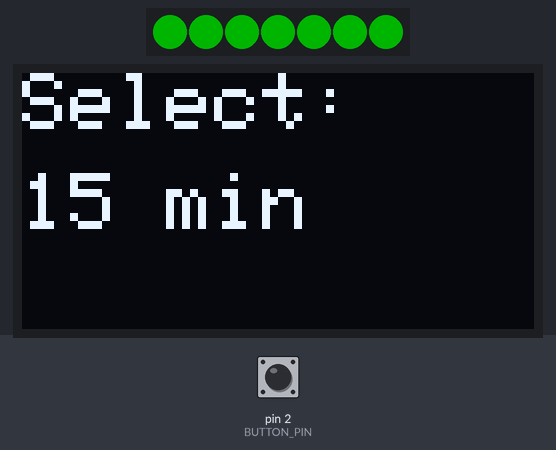
The sketch below on a simulated Arduino Uno, built with avr-gcc and run on an emulated ATmega328P. Parts: 7 RGB LEDs in strip order, left to right, 128×64 one-colour display. The test bench sets the inputs (shaded band); at power-on: pin 2 (BUTTON_PIN) HIGH. Dim RGB values are drawn brighter than linear; EEPROM starts erased.

Above: at 1.2 s.
1.3 s: pin 2 (BUTTON_PIN) pulled LOW for 3.2 s
At 4.98 s:
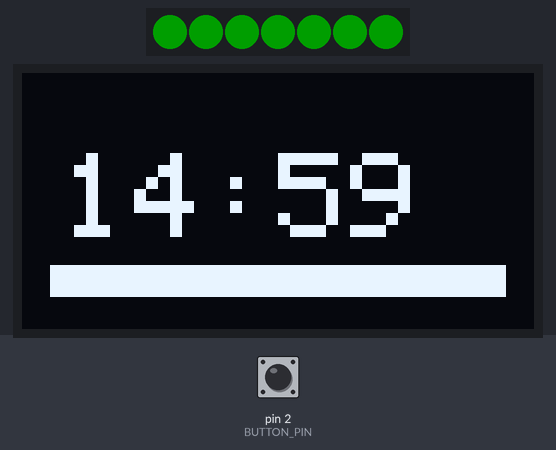
5.1 s: pin 2 (BUTTON_PIN) pulled LOW for 0.15 s
5.8 s: pin 2 (BUTTON_PIN) pulled LOW for 3.2 s
At 10.3 s:
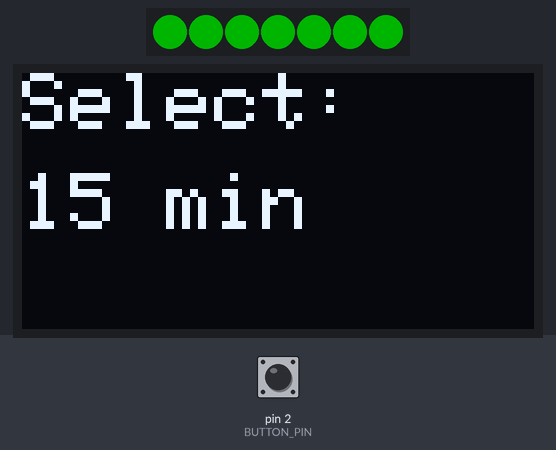
10.6 s: pin 2 (BUTTON_PIN) pulled LOW for 1 s
At 13.0 s:
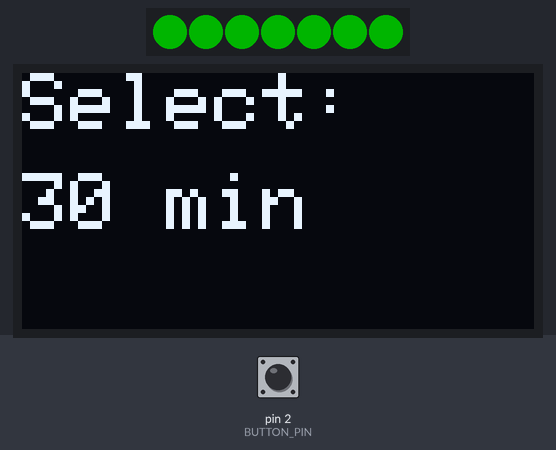
Timing chart, 0 to 14.5 s (numbered marks = the images above; inputs shaded):
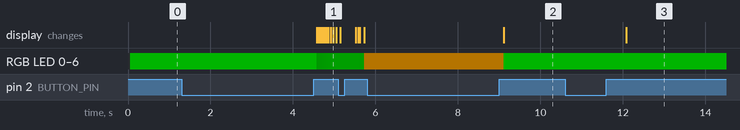

Measured:
- after the input at 1.3 s, the display: first changes after 3.3 s (image 1 shows a later state)
- after the input at 5.8 s, RGB LED 0–6: RGB(64, 41, 0) → RGB(0, 64, 0) after 3.3 s; the display: changes after 3.3 s (image 2)
- after the input at 10.6 s, the display: changes after 1.5 s (image 3)

The sketch:

pomodoro-timer.ino
```cpp
#include <Adafruit_NeoPixel.h>
#include <Adafruit_GFX.h>
#include <Adafruit_SSD1306.h>
#include <Wire.h>
#include <EEPROM.h>
#include <math.h>

#define PIN       6
#define NUMPIXELS 7
Adafruit_NeoPixel pixels(NUMPIXELS, PIN, NEO_GRB + NEO_KHZ800);

#define SCREEN_WIDTH 128
#define SCREEN_HEIGHT 64
#define OLED_RESET -1
Adafruit_SSD1306 display(SCREEN_WIDTH, SCREEN_HEIGHT, &Wire, OLED_RESET);

#define BUTTON_PIN 2
#define HOLD_TIME         3000UL
#define DOUBLE_TAP_WINDOW  400UL
#define DEBOUNCE_DELAY      50UL
#define EEPROM_PRESET_ADDR    0

// --- Button state ---
bool rawLastReading   = HIGH;
unsigned long debounceTimer = 0;
bool debouncedState   = HIGH;
bool lastDebouncedState = HIGH;
unsigned long buttonPressTime = 0;
unsigned long lastReleaseTime = 0;
int  tapCount = 0;
bool waitingForDoubleTap = false;

// --- Presets ---
const int presets[]  = {15, 30, 45, 50, 60, 90};
const int numPresets = sizeof(presets) / sizeof(presets[0]);
int currentPreset = 0;

// --- Timer state ---
enum State { MENU, RUNNING, PAUSED, BREAK, DONE };
State state = MENU;

unsigned long totalTime      = 0;
unsigned long startTime      = 0;
unsigned long pausedRemaining = 0;

const unsigned long BREAK_DURATION = 5UL * 60UL * 1000UL;

// --- Display ---
int lastDisplayedSecond = -1;

// --- Breathing effect ---
float breathPhase = 0.0f;
unsigned long lastBreathUpdate = 0;

// --- Done flash ---
unsigned long lastFlashTime = 0;
bool flashOn = false;

// ------------------------------------------------------------------ helpers

void setAllColor(uint8_t r, uint8_t g, uint8_t b) {
  for (int i = 0; i < NUMPIXELS; i++)
    pixels.setPixelColor(i, pixels.Color(r, g, b));
  pixels.show();
}

// Progress ring with optional breathing brightness.
// fraction: 1.0 = full time left, 0.0 = time up
void updateProgressRing(float fraction, uint8_t r, uint8_t g, uint8_t b, bool breathe) {
  unsigned long now = millis();
  uint8_t bright;

  if (breathe) {
    breathPhase += 0.002f * (float)(now - lastBreathUpdate);
    if (breathPhase > 2.0f * PI) breathPhase -= 2.0f * PI;
    float bf = 0.5f + 0.5f * sinf(breathPhase);
    bright = (uint8_t)(40 + 90 * bf); // 40-130
  } else {
    bright = 255;
  }
  lastBreathUpdate = now;

  int litLEDs = (int)ceilf(fraction * NUMPIXELS);
  litLEDs = constrain(litLEDs, 0, NUMPIXELS);

  for (int i = 0; i < NUMPIXELS; i++) {
    if (i < litLEDs)
      pixels.setPixelColor(i, pixels.Color(
        (uint8_t)(r * bright / 255),
        (uint8_t)(g * bright / 255),
        (uint8_t)(b * bright / 255)));
    else
      pixels.setPixelColor(i, 0);
  }
  pixels.show();
}

void doneAnimation() {
  // Chase pattern
  for (int rep = 0; rep < 3; rep++) {
    for (int i = 0; i < NUMPIXELS; i++) {
      setAllColor(0, 0, 0);
      pixels.setPixelColor(i, pixels.Color(255, 0, 0));
      pixels.show();
      delay(60);
    }
  }
  // Flash
  for (int f = 0; f < 4; f++) {
    setAllColor(255, 0, 0);
    delay(150);
    setAllColor(0, 0, 0);
    delay(150);
  }
}

// ------------------------------------------------------------------ display

void showMenu() {
  display.clearDisplay();
  display.setTextColor(SSD1306_WHITE);

  display.setTextSize(2);
  display.setCursor(0, 0);
  display.println("Select:");

  display.setTextSize(2);
  display.setCursor(0, 25);
  display.print(presets[currentPreset]);
  display.println(" min");

  display.display();
}

// remaining in ms, total in ms
void showTime(unsigned long remaining, unsigned long total, bool paused) {
  int secs = (int)(remaining / 1000);
  int minutes = secs / 60;
  int seconds = secs % 60;

  if (seconds == lastDisplayedSecond && !paused) return;
  lastDisplayedSecond = seconds;

  display.clearDisplay();
  display.setTextColor(SSD1306_WHITE);

  // Countdown — large
  display.setTextSize(3);
  display.setCursor(10, 20);
  if (minutes < 10) display.print("0");
  display.print(minutes);
  display.print(":");
  if (seconds < 10) display.print("0");
  display.print(seconds);

  // Progress bar
  float fraction = (total > 0) ? (float)remaining / (float)total : 0.0f;
  int barWidth = (int)(114.0f * fraction);
  display.drawRect(7, 48, 114, 8, SSD1306_WHITE);
  if (barWidth > 0)
    display.fillRect(7, 48, barWidth, 8, SSD1306_WHITE);

  if (paused) {
    display.setTextSize(1);
    display.setCursor(43, 57);
    display.print("PAUSED");
  }

  display.display();
}

void showDone() {
  display.clearDisplay();
  display.setTextColor(SSD1306_WHITE);
  display.setTextSize(3);
  display.setCursor(16, 20);
  display.println("DONE");
  display.display();
}

void showBreak(unsigned long remaining) {
  int secs = (int)(remaining / 1000);
  int minutes = secs / 60;
  int seconds = secs % 60;

  if (seconds == lastDisplayedSecond) return;
  lastDisplayedSecond = seconds;

  display.clearDisplay();
  display.setTextColor(SSD1306_WHITE);

  display.setTextSize(2);
  display.setCursor(18, 0);
  display.println("BREAK!");

  display.setTextSize(2);
  display.setCursor(25, 22);
  if (minutes < 10) display.print("0");
  display.print(minutes);
  display.print(":");
  if (seconds < 10) display.print("0");
  display.print(seconds);

  float fraction = (float)remaining / (float)BREAK_DURATION;
  int barWidth = (int)(114.0f * fraction);
  display.drawRect(7, 48, 114, 8, SSD1306_WHITE);
  if (barWidth > 0)
    display.fillRect(7, 48, barWidth, 8, SSD1306_WHITE);

  display.display();
}

// ------------------------------------------------------------------ actions

void startTimer() {
  totalTime       = (unsigned long)presets[currentPreset] * 60UL * 1000UL;
  startTime       = millis();
  pausedRemaining = 0;
  lastDisplayedSecond = -1;
  breathPhase     = 0.0f;
  lastBreathUpdate = millis();
  state = RUNNING;
}

void startBreak() {
  totalTime       = BREAK_DURATION;
  startTime       = millis();
  pausedRemaining = 0;
  lastDisplayedSecond = -1;
  breathPhase     = 0.0f;
  lastBreathUpdate = millis();
  state = BREAK;
}

void returnToMenu() {
  state = MENU;
  setAllColor(0, 255, 0);
  showMenu();
}

// ------------------------------------------------------------------ setup / loop

void setup() {
  pinMode(BUTTON_PIN, INPUT_PULLUP);

  pixels.begin();
  pixels.setBrightness(64);
  setAllColor(0, 255, 0);

  if (!display.begin(SSD1306_SWITCHCAPVCC, 0x3C)) for (;;);

  uint8_t saved = EEPROM.read(EEPROM_PRESET_ADDR);
  if (saved < numPresets) currentPreset = saved;

  lastBreathUpdate = millis();
  showMenu();
}

void loop() {
  unsigned long now = millis();
  bool rawReading = digitalRead(BUTTON_PIN);

  // --- Debounce ---
  if (rawReading != rawLastReading) {
    debounceTimer = now;
    rawLastReading = rawReading;
  }
  if ((now - debounceTimer) >= DEBOUNCE_DELAY) {
    debouncedState = rawReading;
  }

  // --- Button edge detection on debounced signal ---
  if (lastDebouncedState == HIGH && debouncedState == LOW) {
    buttonPressTime = now;
  }

  if (lastDebouncedState == LOW && debouncedState == HIGH) {
    unsigned long pressDuration = now - buttonPressTime;

    if (pressDuration >= HOLD_TIME) {
      if (state == MENU) {
        startTimer();
      } else {
        returnToMenu();
      }
      tapCount = 0;
      waitingForDoubleTap = false;
    } else {
      tapCount++;
      lastReleaseTime = now;
      waitingForDoubleTap = true;
    }
  }

  lastDebouncedState = debouncedState;

  // --- Resolve taps after double-tap window ---
  if (waitingForDoubleTap && (now - lastReleaseTime) > DOUBLE_TAP_WINDOW) {
    if (tapCount == 1) {
      if (state == MENU) {
        // Forward through presets
        currentPreset = (currentPreset + 1) % numPresets;
        EEPROM.update(EEPROM_PRESET_ADDR, currentPreset);
        showMenu();
      } else if (state == RUNNING) {
        // Pause
        pausedRemaining = totalTime - (now - startTime);
        lastDisplayedSecond = -1;
        state = PAUSED;
        setAllColor(255, 165, 0);
      } else if (state == PAUSED) {
        // Resume
        startTime = now - (totalTime - pausedRemaining);
        lastDisplayedSecond = -1;
        state = RUNNING;
      } else if (state == DONE) {
        startBreak();
      } else if (state == BREAK) {
        // Skip break
        returnToMenu();
      }
    } else if (tapCount >= 2) {
      if (state == MENU) {
        // Double-tap goes backwards through presets
        currentPreset = (currentPreset + numPresets - 1) % numPresets;
        EEPROM.update(EEPROM_PRESET_ADDR, currentPreset);
        showMenu();
      }
    }
    tapCount = 0;
    waitingForDoubleTap = false;
  }

  // --- State machine ---
  if (state == RUNNING) {
    unsigned long elapsed   = now - startTime;
    unsigned long remaining = (elapsed < totalTime) ? (totalTime - elapsed) : 0;
    float fraction = (float)remaining / (float)totalTime;

    uint8_t r, g, b;
    if (fraction > 0.5f)       { r = 0;   g = 255; b = 0; }   // green
    else if (fraction > 0.25f) { r = 255; g = 100; b = 0; }   // orange
    else                       { r = 255; g = 0;   b = 0; }   // red

    updateProgressRing(fraction, r, g, b, fraction > 0.5f);
    showTime(remaining, totalTime, false);

    if (elapsed >= totalTime) {
      doneAnimation();
      showDone();
      lastFlashTime = millis();
      flashOn = true;
      state = DONE;
    }

  } else if (state == PAUSED) {
    showTime(pausedRemaining, totalTime, true);

  } else if (state == DONE) {
    if (now - lastFlashTime >= 500UL) {
      lastFlashTime = now;
      flashOn = !flashOn;
      flashOn ? setAllColor(255, 0, 0) : setAllColor(0, 0, 0);
    }

  } else if (state == BREAK) {
    unsigned long elapsed   = now - startTime;
    unsigned long remaining = (elapsed < BREAK_DURATION) ? (BREAK_DURATION - elapsed) : 0;
    float fraction = (float)remaining / (float)BREAK_DURATION;

    updateProgressRing(fraction, 0, 0, 255, true); // blue progress ring for break
    showBreak(remaining);

    if (elapsed >= BREAK_DURATION) {
      returnToMenu();
    }
  }
}
```
